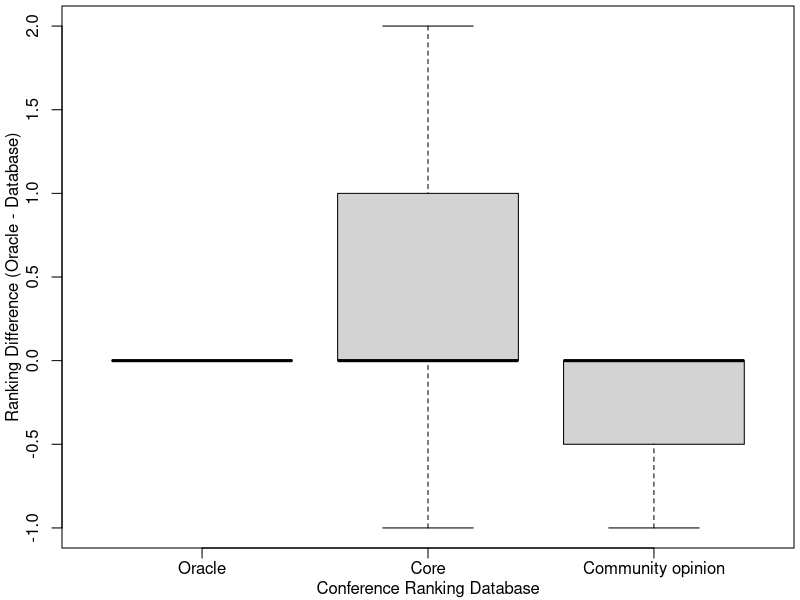

Recreate this plot in R.
final_rank<-c(1.0,1.0,1.0,1.0,1.0,1.0,1.0,1.0,1.0,1.0,1.0,1.0,1.0,1.0,1.0,1.0,1.0,2.0,2.0,2.0,2.0,2.0,2.0,2.0,2.0,2.0,2.0,3.0,3.0,3.0,3.0,3.0,3.0,3.0,3.0)

core<-c(1.0,1.0,1.0,1.0,1.0,1.0,1.0,1.0,1.0,1.0,1.0,1.0,2.0,1.0,1.0,2.0,1.0,3.0,2.0,1.0,1.0,2.0,1.0,1.0,1.0,2.0,2.0,1.0,2.0,2.0,2.0,2.0,2.0,3.0,2.0)

survey<-c(1.0,1.0,1.0,1.0,1.0,1.0,3.0,1.0,1.0,2.0,1.0,1.0,1.0,2.0,1.0,1.0,1.0,3.0,2.0,3.0,3.0,2.0,3.0,2.0,3.0,3.0,2.0,3.0,3.0,2.0,3.0,3.0,3.0,3.0,3.0)

par(mar=c(2.6, 3.1, 0.3, 0.3))
boxplot(final_rank - final_rank, final_rank - core, final_rank - survey, at=c(1, 2, 3), outline=FALSE, xaxt='n')
axis(side=1, at=c(1, 2, 3), labels=c("Oracle", "Core", "Community opinion"), mgp = c(3, 0.5, 0))
mtext(side = 1, text = "Conference Ranking Database", line = 1.5)
mtext(side = 2, text = "Ranking Difference (Oracle - Database)", line = 2)